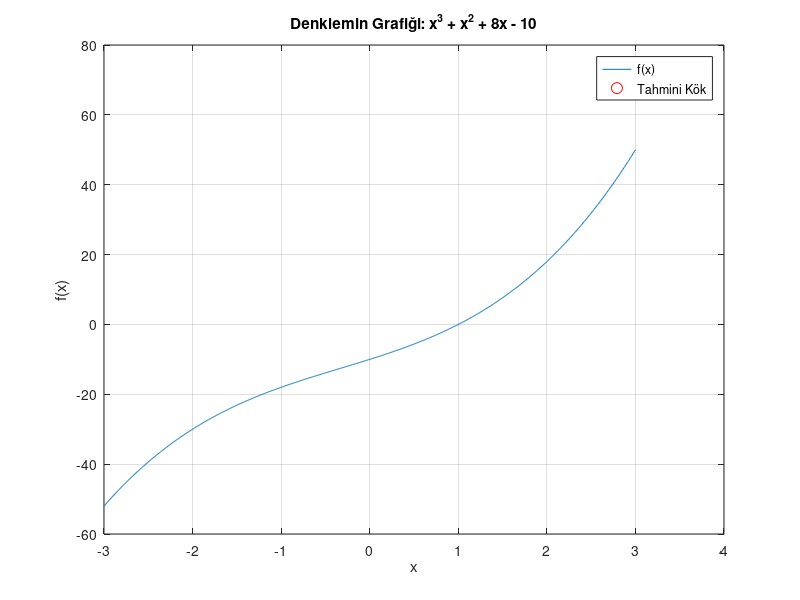
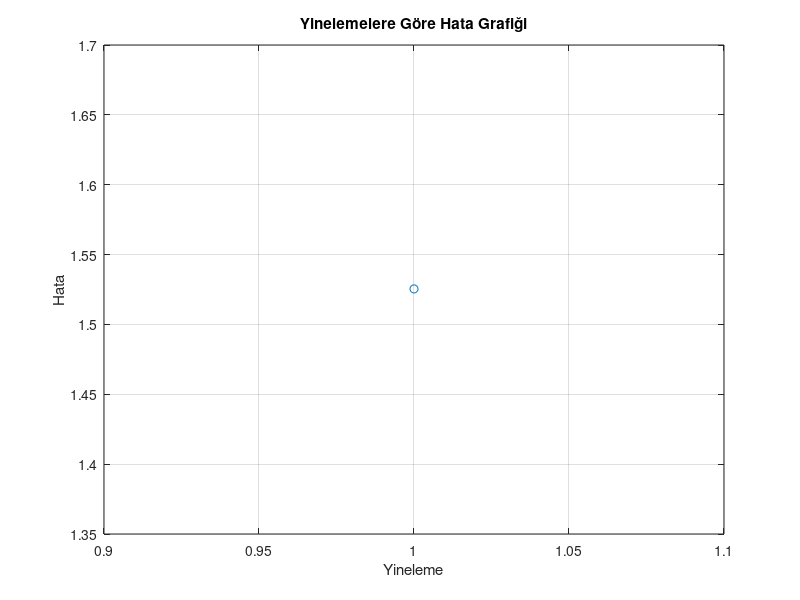

These figures' MATLAB source, in order:
% Öncelikle denklemi tanımladım
f = @(x) x.^3 + x.^2 + 8*x - 10;

% Denklemin grafiğini çizmek için
deger_x = linspace(-3, 3, 1000);
deger_y = f(deger_x);
plot(deger_x, deger_y);
xlabel('x');
ylabel('f(x)');
title('Denklemin Grafiği: x^3 + x^2 + 8x - 10');
grid on;

% Kullanıcıdan başlangıç noktasını, 
% minimum hatayı ve iterasyon sayısını almak için
x_baslangic = input('Başlangıç noktasını giriniz: ');
tolerans = input('Minimum hata toleransını giriniz: ');
max_yineleme = input('Maksimum yineleme sayısını giriniz: ');

% Newton-Raphson yöntemini uygulamak ve her iterasyon için kök ve hatayı
% hesaplamak için
x = x_baslangic;
hatalar = zeros(1, max_yineleme);
for yineleme = 1:max_yineleme
    f_baslangic = (f(x + tolerans) - f(x - tolerans)) / (2 * tolerans);
    yeni_x = x - f(x) / f_baslangic;
    hata = abs(yeni_x - x);
    hatalar(yineleme) = hata;
    fprintf('Yineleme %d: Kök = %.6f, Hata = %.6f\n', yineleme, yeni_x, hata);

% Eğer hata toleransı belirlenen tolerans değerinden 
% küçük veya ona eşitse, iterasyon döngüsü sonlandırılır
% mesaj ekrana yazdırılır.
    if hata <= tolerans
        fprintf("Belirlenen hata toleransına ulaştınız. \n")
        break;
    end
    x = yeni_x;
end

% Tahmini kökün konumunu grafiğe işaretlemek için
hold on;
plot(yeni_x, f(yeni_x), 'ro', 'MarkerSize', 8);
legend('f(x)', 'Tahmini Kök', 'Location', 'best');

% Hataları göstermek için bir grafik çizimi
figure;
plot(1:yineleme, hatalar(1:yineleme), '-o');
xlabel('Yineleme');
ylabel('Hata');
title('Yinelemelere Göre Hata Grafiği');
grid on;

